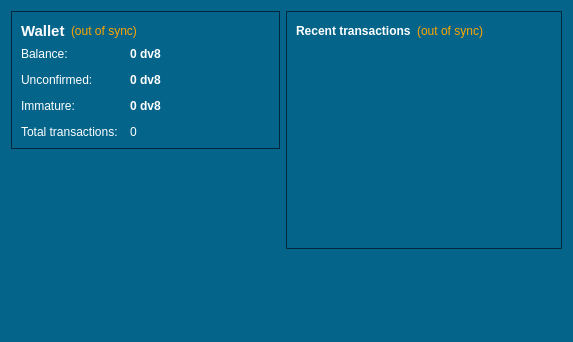
<?xml version="1.0" encoding="UTF-8"?>
<ui version="4.0">
 <class>OverviewPage</class>
 <widget class="QWidget" name="OverviewPage">
  <property name="geometry">
   <rect>
    <x>0</x>
    <y>0</y>
    <width>573</width>
    <height>342</height>
   </rect>
  </property>
  <property name="windowTitle">
   <string>Form</string>
  </property>
  <property name="styleSheet">
   <string notr="true">background-color:#04648A;
color:white;</string>
  </property>
  <layout class="QHBoxLayout" name="horizontalLayout" stretch="0,0">
   <item>
    <layout class="QVBoxLayout" name="verticalLayout_2">
     <item>
      <widget class="QFrame" name="frame">
       <property name="styleSheet">
        <string notr="true">border: 1px solid #022840;</string>
       </property>
       <property name="frameShape">
        <enum>QFrame::StyledPanel</enum>
       </property>
       <property name="frameShadow">
        <enum>QFrame::Raised</enum>
       </property>
       <layout class="QVBoxLayout" name="verticalLayout_4">
        <item>
         <layout class="QHBoxLayout" name="horizontalLayout_4">
          <item>
           <widget class="QLabel" name="label_5">
            <property name="font">
             <font>
              <family>Segoe UI</family>
              <pointsize>11</pointsize>
              <weight>75</weight>
              <bold>true</bold>
             </font>
            </property>
            <property name="styleSheet">
             <string notr="true">border:none;</string>
            </property>
            <property name="text">
             <string>Wallet</string>
            </property>
           </widget>
          </item>
          <item>
           <widget class="QLabel" name="labelWalletStatus">
            <property name="font">
             <font>
              <family>Segoe UI</family>
             </font>
            </property>
            <property name="toolTip">
             <string>The displayed information may be out of date. Your wallet automatically synchronizes with the Dv8Coin network after a connection is established, but this process has not completed yet.</string>
            </property>
            <property name="styleSheet">
             <string notr="true">color: orange;
border:none;
</string>
            </property>
            <property name="text">
             <string notr="true">(out of sync)</string>
            </property>
            <property name="alignment">
             <set>Qt::AlignLeading|Qt::AlignLeft|Qt::AlignVCenter</set>
            </property>
           </widget>
          </item>
          <item>
           <spacer name="horizontalSpacer_2">
            <property name="orientation">
             <enum>Qt::Horizontal</enum>
            </property>
            <property name="sizeHint" stdset="0">
             <size>
              <width>40</width>
              <height>20</height>
             </size>
            </property>
           </spacer>
          </item>
         </layout>
        </item>
        <item>
         <layout class="QFormLayout" name="formLayout_2">
          <property name="fieldGrowthPolicy">
           <enum>QFormLayout::AllNonFixedFieldsGrow</enum>
          </property>
          <property name="horizontalSpacing">
           <number>12</number>
          </property>
          <property name="verticalSpacing">
           <number>12</number>
          </property>
          <item row="0" column="0">
           <widget class="QLabel" name="label">
            <property name="font">
             <font>
              <family>Segoe UI</family>
             </font>
            </property>
            <property name="styleSheet">
             <string notr="true">border:none;</string>
            </property>
            <property name="text">
             <string>Balance:</string>
            </property>
           </widget>
          </item>
          <item row="0" column="1">
           <widget class="QLabel" name="labelBalance">
            <property name="font">
             <font>
              <family>Segoe UI</family>
              <weight>75</weight>
              <bold>true</bold>
             </font>
            </property>
            <property name="cursor">
             <cursorShape>IBeamCursor</cursorShape>
            </property>
            <property name="toolTip">
             <string>Your current balance</string>
            </property>
            <property name="styleSheet">
             <string notr="true">border:none;</string>
            </property>
            <property name="text">
             <string notr="true">0 dv8</string>
            </property>
            <property name="textInteractionFlags">
             <set>Qt::LinksAccessibleByMouse|Qt::TextSelectableByKeyboard|Qt::TextSelectableByMouse</set>
            </property>
           </widget>
          </item>
          <item row="1" column="0">
           <widget class="QLabel" name="label_3">
            <property name="font">
             <font>
              <family>Segoe UI</family>
             </font>
            </property>
            <property name="styleSheet">
             <string notr="true">border:none;</string>
            </property>
            <property name="text">
             <string>Unconfirmed:</string>
            </property>
           </widget>
          </item>
          <item row="1" column="1">
           <widget class="QLabel" name="labelUnconfirmed">
            <property name="font">
             <font>
              <family>Segoe UI</family>
              <weight>75</weight>
              <bold>true</bold>
             </font>
            </property>
            <property name="cursor">
             <cursorShape>IBeamCursor</cursorShape>
            </property>
            <property name="toolTip">
             <string>Total of transactions that have yet to be confirmed, and do not yet count toward the current balance</string>
            </property>
            <property name="styleSheet">
             <string notr="true">border:none;</string>
            </property>
            <property name="text">
             <string notr="true">0 dv8</string>
            </property>
            <property name="textInteractionFlags">
             <set>Qt::LinksAccessibleByMouse|Qt::TextSelectableByKeyboard|Qt::TextSelectableByMouse</set>
            </property>
           </widget>
          </item>
          <item row="3" column="0">
           <widget class="QLabel" name="label_2">
            <property name="font">
             <font>
              <family>Segoe UI</family>
             </font>
            </property>
            <property name="styleSheet">
             <string notr="true">border:none;</string>
            </property>
            <property name="text">
             <string>Total transactions:</string>
            </property>
           </widget>
          </item>
          <item row="3" column="1">
           <widget class="QLabel" name="labelNumTransactions">
            <property name="font">
             <font>
              <family>Segoe UI</family>
             </font>
            </property>
            <property name="toolTip">
             <string>Total number of transactions in wallet</string>
            </property>
            <property name="styleSheet">
             <string notr="true">border:none;</string>
            </property>
            <property name="text">
             <string notr="true">0</string>
            </property>
           </widget>
          </item>
          <item row="2" column="0">
           <widget class="QLabel" name="labelImmatureText">
            <property name="font">
             <font>
              <family>Segoe UI</family>
             </font>
            </property>
            <property name="styleSheet">
             <string notr="true">border:none;</string>
            </property>
            <property name="text">
             <string>Immature:</string>
            </property>
           </widget>
          </item>
          <item row="2" column="1">
           <widget class="QLabel" name="labelImmature">
            <property name="font">
             <font>
              <family>Segoe UI</family>
              <weight>75</weight>
              <bold>true</bold>
             </font>
            </property>
            <property name="toolTip">
             <string>Mined balance that has not yet matured</string>
            </property>
            <property name="styleSheet">
             <string notr="true">border:none;</string>
            </property>
            <property name="text">
             <string notr="true">0 dv8</string>
            </property>
            <property name="textInteractionFlags">
             <set>Qt::LinksAccessibleByMouse|Qt::TextSelectableByKeyboard|Qt::TextSelectableByMouse</set>
            </property>
           </widget>
          </item>
         </layout>
        </item>
       </layout>
      </widget>
     </item>
     <item alignment="Qt::AlignHCenter">
      <widget class="QLabel" name="label_6">
       <property name="text">
        <string/>
       </property>
       <property name="pixmap">
        <pixmap resource="../bitcoin.qrc">:/images/splash</pixmap>
       </property>
      </widget>
     </item>
     <item>
      <spacer name="verticalSpacer">
       <property name="orientation">
        <enum>Qt::Vertical</enum>
       </property>
       <property name="sizeHint" stdset="0">
        <size>
         <width>17</width>
         <height>13</height>
        </size>
       </property>
      </spacer>
     </item>
    </layout>
   </item>
   <item>
    <layout class="QVBoxLayout" name="verticalLayout_3">
     <item>
      <widget class="QFrame" name="frame_2">
       <property name="styleSheet">
        <string notr="true">border: 1px solid #022840;</string>
       </property>
       <property name="frameShape">
        <enum>QFrame::StyledPanel</enum>
       </property>
       <property name="frameShadow">
        <enum>QFrame::Raised</enum>
       </property>
       <layout class="QVBoxLayout" name="verticalLayout">
        <item>
         <layout class="QHBoxLayout" name="horizontalLayout_2">
          <item>
           <widget class="QLabel" name="label_4">
            <property name="font">
             <font>
              <family>Segoe UI</family>
             </font>
            </property>
            <property name="styleSheet">
             <string notr="true">border:none;</string>
            </property>
            <property name="text">
             <string>&lt;b&gt;Recent transactions&lt;/b&gt;</string>
            </property>
           </widget>
          </item>
          <item>
           <widget class="QLabel" name="labelTransactionsStatus">
            <property name="font">
             <font>
              <family>Segoe UI</family>
             </font>
            </property>
            <property name="toolTip">
             <string>The displayed information may be out of date. Your wallet automatically synchronizes with the Dv8Coin network after a connection is established, but this process has not completed yet.</string>
            </property>
            <property name="styleSheet">
             <string notr="true">color: orange;
border:none;</string>
            </property>
            <property name="text">
             <string notr="true">(out of sync)</string>
            </property>
            <property name="alignment">
             <set>Qt::AlignRight|Qt::AlignTrailing|Qt::AlignVCenter</set>
            </property>
           </widget>
          </item>
          <item>
           <spacer name="horizontalSpacer">
            <property name="orientation">
             <enum>Qt::Horizontal</enum>
            </property>
            <property name="sizeHint" stdset="0">
             <size>
              <width>40</width>
              <height>20</height>
             </size>
            </property>
           </spacer>
          </item>
         </layout>
        </item>
        <item>
         <widget class="QListView" name="listTransactions">
          <property name="styleSheet">
           <string notr="true">background: transparent;
border: none;
</string>
          </property>
          <property name="frameShape">
           <enum>QFrame::NoFrame</enum>
          </property>
          <property name="verticalScrollBarPolicy">
           <enum>Qt::ScrollBarAlwaysOff</enum>
          </property>
          <property name="horizontalScrollBarPolicy">
           <enum>Qt::ScrollBarAlwaysOff</enum>
          </property>
          <property name="selectionMode">
           <enum>QAbstractItemView::NoSelection</enum>
          </property>
         </widget>
        </item>
       </layout>
      </widget>
     </item>
     <item>
      <spacer name="verticalSpacer_2">
       <property name="orientation">
        <enum>Qt::Vertical</enum>
       </property>
       <property name="sizeHint" stdset="0">
        <size>
         <width>20</width>
         <height>40</height>
        </size>
       </property>
      </spacer>
     </item>
    </layout>
   </item>
  </layout>
 </widget>
 <resources>
  <include location="../bitcoin.qrc"/>
 </resources>
 <connections/>
</ui>
